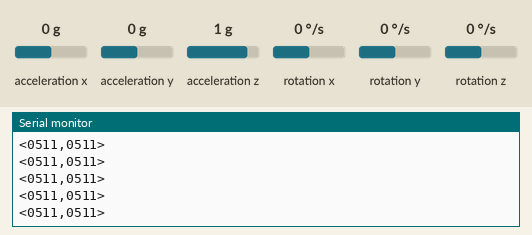
Bench run of a sketch on a simulated Arduino Uno, built with avr-gcc and run on an emulated ATmega328P. Parts: the last lines printed to the serial monitor. Wiring (inferred from the names in the program): MPU-6050 motion sensor at I2C address 0x68. Inputs (shaded band) come from the test bench; at power-on: acceleration x 0 g, acceleration y 0 g, acceleration z 1 g, rotation x 0 °/s, rotation y 0 °/s, rotation z 0 °/s.

Above: at 1.3 s.
1.4 s: acceleration x set to -1.4 g
At 1.93 s:
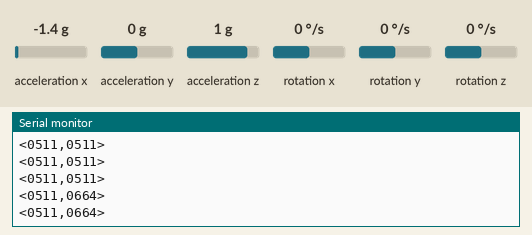
2.9 s: acceleration y set to -1.4 g
At 2.93 s:
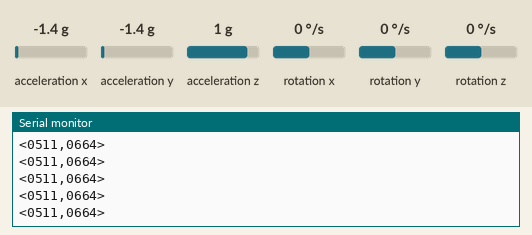
4.4 s: acceleration z set to -1.4 g
At 4.44 s:
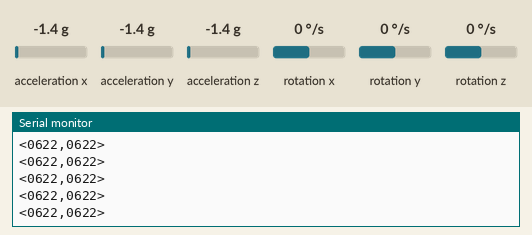
Timing chart, 0 to 7.4 s (numbered marks = the images above; inputs shaded):
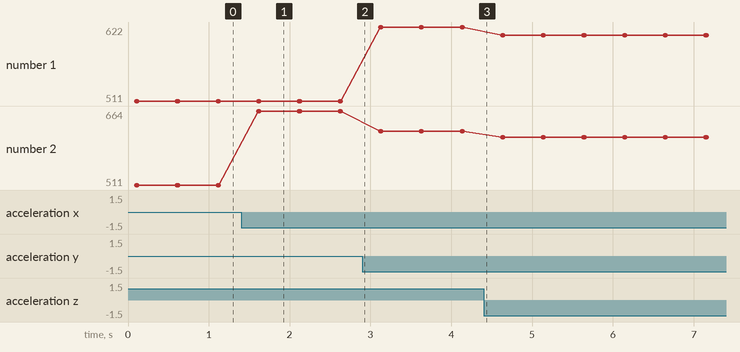

The sketch:

Obtencion_datos.ino
```cpp
#include <Wire.h>

// Dirección I2C del MPU6050 (0x68 por defecto)
const int MPU_ADDR = 0x68;

// Variables para almacenar los datos del sensor
int16_t AcX, AcY, AcZ;  // Acelerómetro
int16_t GyX, GyY, GyZ;  // Giroscopio
int16_t temp;           // Temperatura (opcional)

// Variables para Pitch y Roll
float pitch, roll;

void setup() {
  Serial.begin(9600);     //iniciar comunicacion serial
  Wire.begin();          // Iniciar comunicación I2C
  Wire.beginTransmission(MPU_ADDR);
  Wire.write(0x6B);      // Registro PWR_MGMT_1
  Wire.write(0);         // Despertar al MPU6050
  Wire.endTransmission(true);
  delay(100);
}

void loop() {
  // Leer datos del MPU6050
  leerMPU6050();

  // funcion para Calcular Pitch y Roll a partir del acelerómetro
  calcularAngulos();

  // Mostrar resultados
  //Serial.print("Pitch: ");
  //Serial.print(pitch);
  //Serial.print("° | Roll: ");
  //Serial.print(roll);
  //Serial.println("°");
trama(pitch,roll);
  delay(500);  // Esperar medio segundo
}

// Función para leer los datos del MPU6050
void leerMPU6050() {
  Wire.beginTransmission(MPU_ADDR);
  Wire.write(0x3B);  // Empezar a leer desde el registro 0x3B (ACCEL_XOUT_H)
  Wire.endTransmission(false);
  Wire.requestFrom(MPU_ADDR, 14, true);  // Leer 14 bytes (acelerómetro, temperatura, giroscopio)

  // Leer acelerómetro (2 bytes por eje)
  AcX = Wire.read() << 8 | Wire.read();
  AcY = Wire.read() << 8 | Wire.read();
  AcZ = Wire.read() << 8 | Wire.read();

  // Leer temperatura (opcional, no se usa en este ejemplo)
  temp = Wire.read() << 8 | Wire.read();

  // Leer giroscopio (2 bytes por eje)
  GyX = Wire.read() << 8 | Wire.read();
  GyY = Wire.read() << 8 | Wire.read();
  GyZ = Wire.read() << 8 | Wire.read();
}

//funcion para adecuar la trama de datos
void trama(int value1, int value2){
  //inicia trama con caracter <
  Serial.print("<");
  //analisa el valor uno para saber cuantos ceros añadir
  if (value1>999) {
    Serial.print(value1);
  }
  //añade un cero a la izquierda de los datos
  else if (value1>99){
    Serial.print("0");
    Serial.print(value1);
  }
   //añade dos cero a la izquierda de los datos
  else if (value1>9){
    Serial.print("00");
    Serial.print(value1);
  }
   //añade tres cero a la izquierda de los datos
  else {
    Serial.print("000");
    Serial.print(value1);
  }
//Añade una coma para separar datos entre value1 y value2
  Serial.print(",");
//repite el proceso de añadir ceros al valor 2
 if (value2>999) {
    Serial.print(value2);
  }
  else if (value2>99){
    Serial.print("0");
    Serial.print(value2);
  }
  else if (value2>9){
    Serial.print("00");
    Serial.print(value2);
  }
  else {
    Serial.print("000");
    Serial.print(value2);
  }
  //finaliza la trama de datos con > y un salto de linea
Serial.println(">");
}

// Función para calcular Pitch y Roll
void calcularAngulos() {
  // Convertir los valores del acelerómetro a gravedades (g)
  float accX = AcX / 16384.0;  // Escala ±2g (16384 LSB/g)
  float accY = AcY / 16384.0;
  float accZ = AcZ / 16384.0;

  // Calcular Pitch y Roll en radianes
  pitch = -atan2(accY, sqrt(accX * accX + accZ * accZ)) * 180 / PI;
  roll = atan2(-accX, sqrt(accY * accY + accZ * accZ)) * 180 / PI;
  pitch=map(pitch,-180,180,0,1023); //ponemos pitch en parametros de 0 a 1023
  roll=map(roll,-180,180,0,1023); //ponemos roll en parametros de 0 a 1023
  trama(pitch,roll);// obtenemos la trama de datos con pitch y roll
  //past_timemillis();
}
```

Measured:
- after the input at 1.4 s, the serial monitor: prints a new line after 0.21 s (image 1)
- plotted number 1: 511 → 622 after the input at 2.9 s, 622 → 610 after the input at 4.4 s
- plotted number 2: 511 → 664 after the input at 1.4 s, 664 → 622 after the input at 2.9 s, 622 → 610 after the input at 4.4 s
